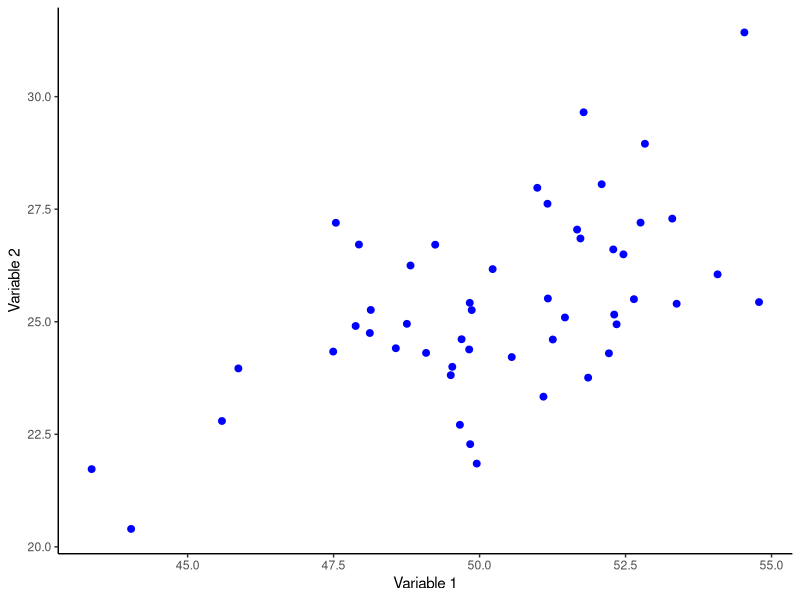
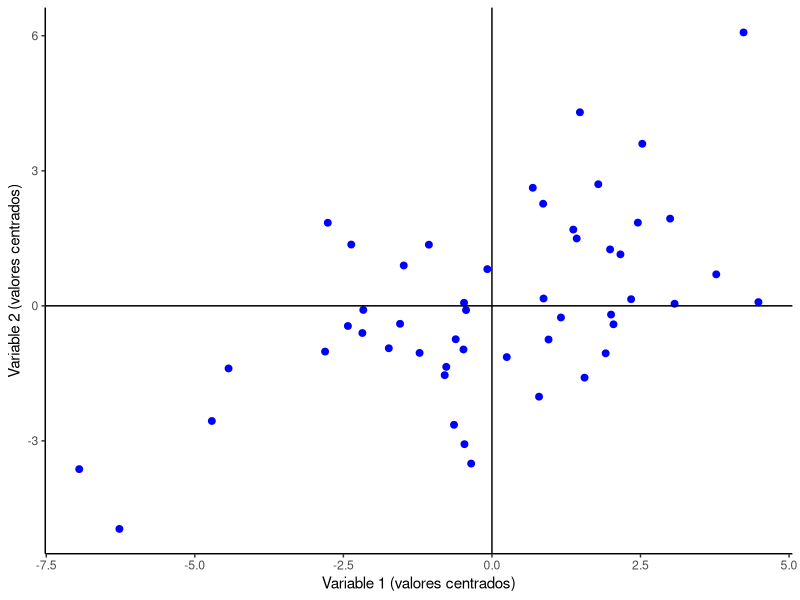

Generate these figures, in order, with R: (Note: this script raises an error after producing the figures.)
## ---- chunk 1
set.seed(1)

# Variable 1
var_1 <- rnorm(50, 50, sd = 3)

# Variable 2
var_2 <- .5*var_1 + rnorm(50, sd = sqrt(3))

# Ambas variables en un "data.frame"
datos_1 <- data.frame(var_1, var_2)

head(datos_1)
## ---- chunk 2
library(ggplot2)

ggplot(datos_1, aes(x = var_1, y = var_2)) +
  geom_point(color = "blue", size = 2) +
  xlab("Variable 1") +
  ylab("Variable 2") +
  theme_classic()
## ---- chunk 3
library(dplyr)

datos_1 <- datos_1 %>% 
  mutate(varc_1 = var_1 - mean(var_1), varc_2 = var_2 - mean(var_2))

head(datos_1)
## ---- chunk 4
ggplot(datos_1, aes(x = varc_1, y = varc_2)) +
  geom_point(color = "blue", size = 2) +
  geom_vline(xintercept = 0, size = .5) +
  geom_hline(yintercept = 0, size = .5) +
  xlab("Variable 1 (valores centrados)") +
  ylab("Variable 2 (valores centrados)") +
  theme_classic()
## ---- chunk 5
# Seleccionar las variables centradas
datos_2 <- datos_1 %>% 
  select(varc_1, varc_2) %>% 
  as.matrix()

# Calcular la matriz de covarianza
cov_m <- (t(datos_2) %*% datos_2) / (nrow(datos_2) - 1) 

cov_m
## ---- chunk 6
knitr::include_graphics("imagenes/matriz_cov.png")
## ---- chunk 7
cov(datos_2)
## ---- chunk 8
crossprod(datos_2) / (nrow(datos_2) - 1)
## ---- chunk 9
# Función eigen() para obtener los vectores y valores propios
cov_e <- eigen(cov_m)

# Vectores propios
e_vec <- cov_e$vectors

# Valores propios
e_val <- cov_e$values
## ---- chunk 10
# Primer vector propio 
ev_1 <- e_vec[,1]

# Pendiente del primer vector propio
ev1_m <- ev_1[2] / ev_1[1]

# Segundo vector propio 
ev_2 <- e_vec[,2]

# Pendiente del segundo vector propio
ev2_m <- ev_2[2] / ev_2[1]

# Gráfica de dispersión de los datos centrados mostrando la extensión de
# cada vector propio
ggplot(data.frame(datos_2), aes(x = varc_1, y = varc_2)) +
  geom_point(color = "blue", size = 2) +
  geom_vline(xintercept = 0, size = .5) +
  geom_hline(yintercept = 0, size = .5) +
  geom_abline(slope = ev1_m, color = "blue", size = 0.7) +
  geom_abline(slope = ev2_m, color = "red", size = 0.7) +
  xlab("Variable 1 (valores centrados)") +
  ylab("Variable 2 (valores centrados)") +
  theme_classic()
## ---- chunk 11
# Calcular la varianza estimada para cada valor propio
e_var <- e_val / (nrow(datos_2) - 1)

# "Data frame" con los porcentajes de variación
var_per <- data.frame(
  PC  = c("PC1", "PC2"),
  PER = c(e_var) * 100 / sum(e_var) # Calcular los porcentajes
)

# "Scree plot" 
ggplot(var_per, aes(x = PC, y = PER)) +
  geom_col(width = 0.5, color = "black") +
  xlab("Componente principal") +
  ylab("Porcentaje de variación (%)") +
  theme_classic()
## ---- chunk 12
# Norma del primer vector propio
norm(as.matrix(ev_1), "F")

# Norma del segundo vector propio
norm(as.matrix(ev_2), "F")
## ---- chunk 13
# "Data frame" con ambos valores propios
loads <- data.frame(
  VAR   = c("var_1", "var_2"),
  PC1 = ev_1, # Primer vector propio
  PC2 = ev_2  # Segundo vector propio
)

loads
## ---- chunk 14
# Inversa de la matriz con los vectores propios
inv_evec <- solve(e_vec) 

# Cambio de base de los datos originales
datos_3 <- datos_2 %*% inv_evec

# Gráfica de dispersión donce se muestra la dispersión
ggplot(data.frame(datos_3), aes(X1, X2)) +
  geom_point(color = "blue", size = 2) +
  geom_vline(xintercept = 0, size = .5) +
  geom_hline(yintercept = 0, size = .5) +
  xlab("PC1 (78.8%)") +
  ylab("PC2 (21.2%)") +
  theme_classic()
## ---- chunk 15
library(ggpubr)

# Gráfica de dispersión con los datos centrados 
dg <- ggplot(data.frame(datos_2), aes(varc_1, varc_2)) +
  geom_point(color = "blue", size = 2) +
  geom_vline(xintercept = 0, size = .5) +
  geom_hline(yintercept = 0, size = .5) +
  ylim(c(-8, 8.5)) +
  ggtitle("Datos originales (Centrados)") +
  theme_classic()

# Gráfica de dispersión con los datos rotados
dr <- ggplot(data.frame(datos_3), aes(X1, X2)) +
  geom_point(color = "blue", size = 2) +
  geom_vline(xintercept = 0, size = .5) +
  geom_hline(yintercept = 0, size = .5) +
  xlab("PC1 (78.8%)") +
  ylab("PC2 (21.2%)") +
  ylim(c(-8, 8.5)) +
  ggtitle("Cambio de base") +
  theme_classic()

# Ambas gráficas lado a lado
ggarrange(dg, dr)
## ---- chunk 16
# Datos del componente principal 1
datos_pc1 <- data.frame(v1 = datos_3[,1], v2 = rep(0, nrow(datos_3)))

# Gráfica de dispersión mostrando los datos de PC1
ggplot(data.frame(datos_3), aes(X1, X2)) +
  geom_point(color = "blue", size = 2) +
  geom_point(data = datos_pc1, aes(v1, v2), color = "red", size = 2) +
  geom_vline(xintercept = 0, size = .5) +
  geom_hline(yintercept = 0, size = .5) +
  xlab("PC1 (78.8%)") +
  ylab("PC2 (21.2%)") +
  ylim(c(-8, 8.5)) +
  theme_classic()
